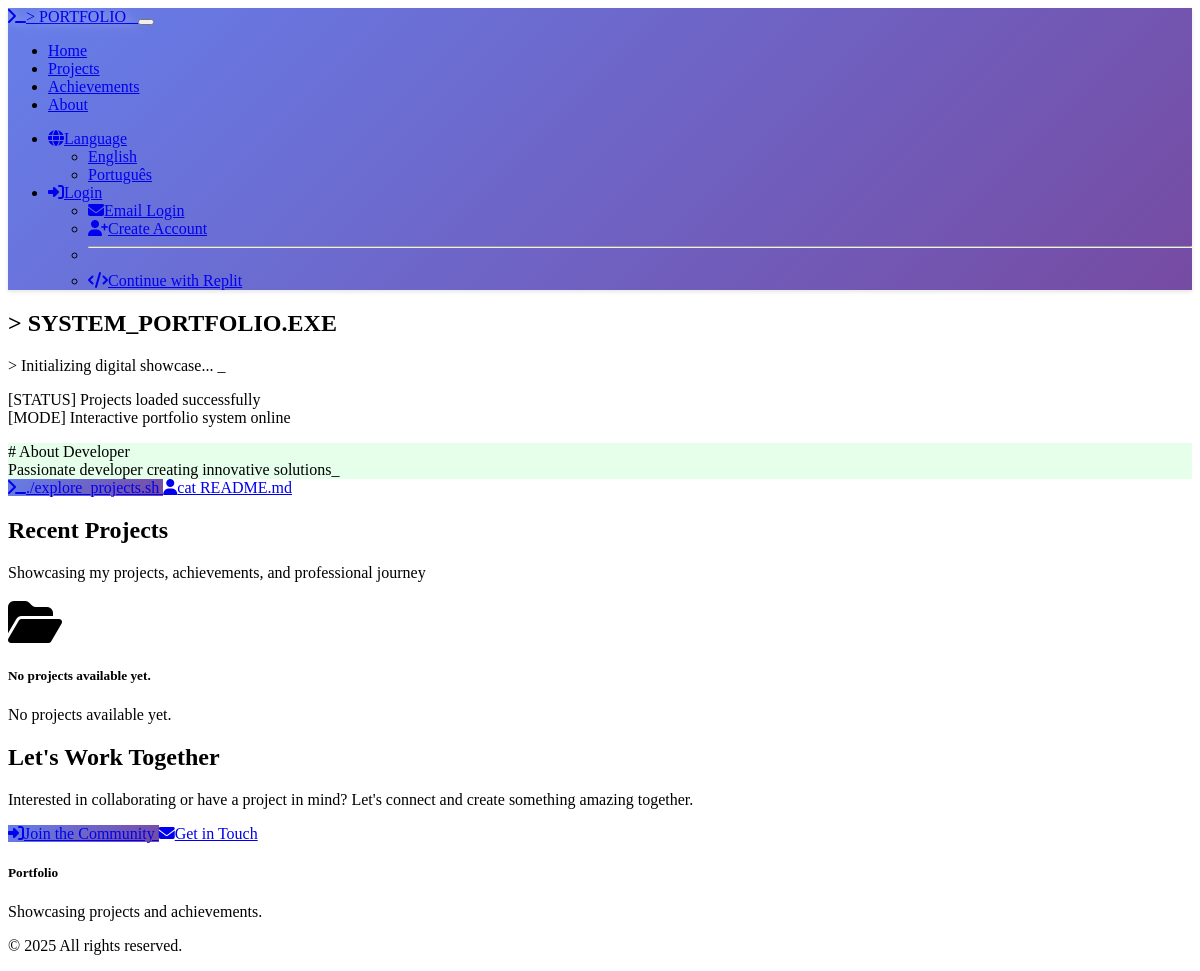
Before: / with the older database file.
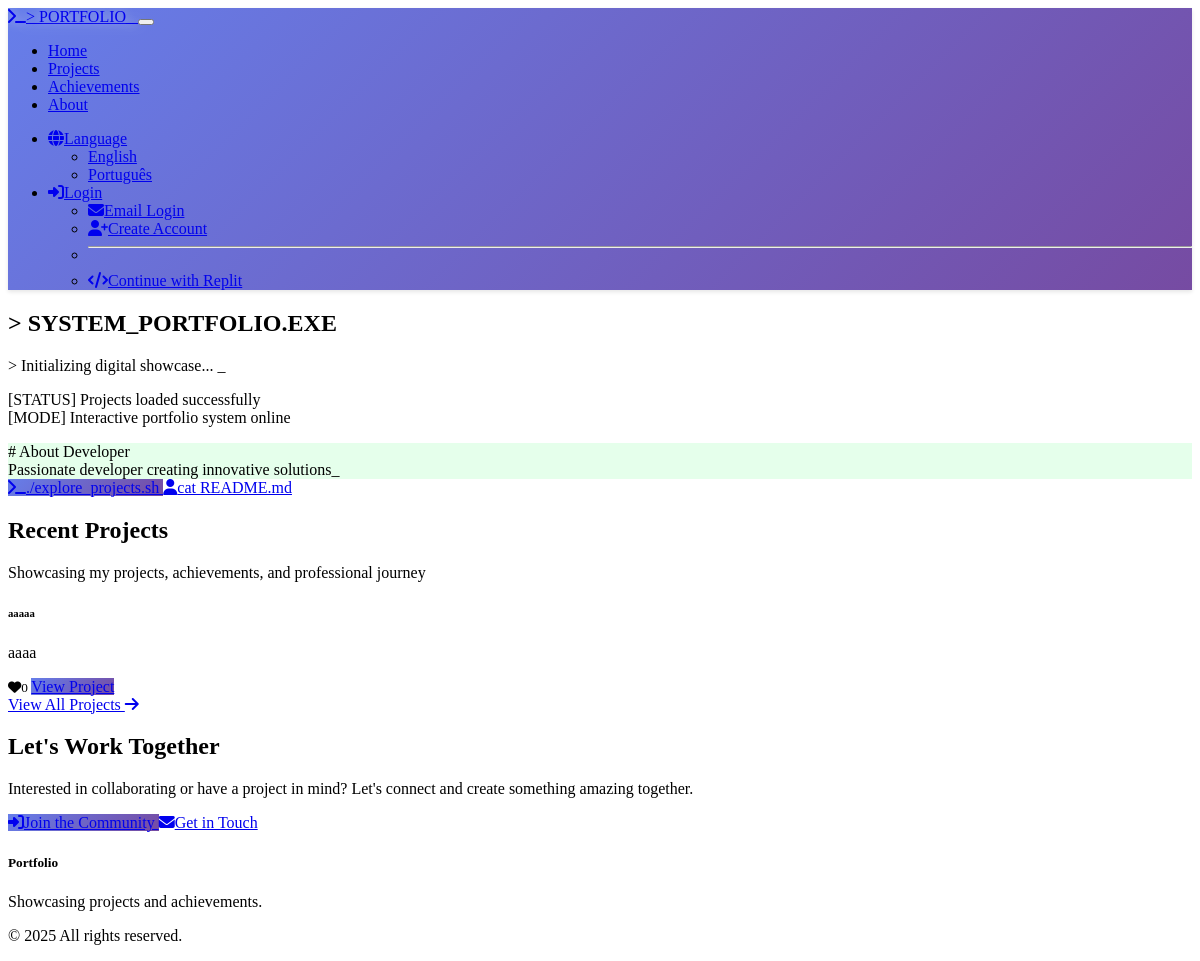
After: the same page with the newer database file.
### models.py (models this page shows, shortened)
class Project(db.Model):
    __tablename__ = 'projects'
    id = db.Column(db.Integer, primary_key=True)
    title = db.Column(db.String(200), nullable=False)
    description = db.Column(db.Text, nullable=False)
    content = db.Column(db.Text)  # Detailed content/overview
    image_url = db.Column(db.String(500))
    demo_url = db.Column(db.String(500))
    github_url = db.Column(db.String(500))
    technologies = db.Column(db.String(500))  # Comma-separated list
    is_published = db.Column(db.Boolean, default=False)
    is_featured = db.Column(db.Boolean, default=False)
    category_id = db.Column(db.Integer, db.ForeignKey('categories.id'))
    created_at = db.Column(db.DateTime, default=datetime.now)
    updated_at = db.Column(db.DateTime, default=datetime.now, onupdate=datetime.now)
    comments = db.relationship('Comment', backref='project', lazy='dynamic', cascade='all, delete-orphan')
    likes = db.relationship('Like', backref='project', lazy='dynamic', cascade='all, delete-orphan')
    @property
    def like_count(self):
        return self.likes.count()

### routes.py (the view)
@app.route('/')
def index():
    featured_projects = Project.query.filter_by(is_published=True, is_featured=True).limit(3).all()
    recent_projects = Project.query.filter_by(is_published=True).order_by(desc(Project.created_at)).limit(6).all()
    about_me = AboutMe.query.first()
    return render_template('index.html',
                         featured_projects=featured_projects,
                         recent_projects=recent_projects,
                         about_me=about_me)

### routes.py (called while the page is built)
@app.before_request
def make_session_permanent():
    session.permanent = True
    if 'language' not in session:
        session['language'] = 'en'

@app.context_processor
def inject_translations():
    def t(key):
        lang = session.get('language', 'en')
        return get_translation(key, lang)
    return dict(t=t, current_language=session.get('language', 'en'))

### translations.py (called while the page is built)
def get_translation(key, lang='en'):
    return translations.get(lang, {}).get(key, translations['en'].get(key, key))

### templates/index.html (shortened to what the changed rows need)
{% extends "base.html" %}
{% block content %}
<section class="hero-section text-center">
    <div class="container">
        <h1 class="display-4 fw-bold mb-4 tech-header glow-text">
            &gt; SYSTEM_PORTFOLIO.EXE
        </h1>
    </div>
</section>
<section class="py-5 bg-dark">
    <div class="container">
        <div class="row mb-4">
            <div class="col">
                <h2 class="h3 fw-bold text-light">{{ t('recent_projects') }}</h2>
            </div>
        </div>
        {% if recent_projects %}
            <div class="row g-4">
                {% for project in recent_projects %}
                <div class="col-lg-4 col-md-6">
                    <div class="card h-100 bg-secondary">
                        <div class="card-body d-flex flex-column">
                            <h6 class="card-title">{{ project.title }}</h6>
                            <p class="card-text small flex-grow-1">{{ project.description[:100] }}{% if project.description|length > 100 %}...{% endif %}</p>
                            <div class="d-flex justify-content-between align-items-center mt-auto">
                                <small class="text-muted">
                                    <i class="fas fa-heart me-1"></i>{{ project.like_count }}
                                </small>
                                <a href="{{ url_for('project_detail', id=project.id) }}" class="btn btn-primary btn-sm">
                                    {{ t('view_project') }}
                                </a>
                            </div>
                        </div>
                    </div>
                </div>
                {% endfor %}
            </div>
            <div class="text-center mt-4">
                <a href="{{ url_for('projects') }}" class="btn btn-outline-light">
                    {{ t('view_all_projects') }} <i class="fas fa-arrow-right ms-2"></i>
                </a>
            </div>
        {% else %}
            <div class="text-center py-5">
                <div class="text-muted">
                    <i class="fas fa-folder-open fa-3x mb-3 d-block"></i>
                    <h5>{{ t('no_projects') }}</h5>
                    <p>{{ t('no_projects') }}</p>
                </div>
            </div>
        {% endif %}
    </div>
</section>
<section class="py-5">
    <div class="container">
        <div class="row">
            <div class="col-lg-8 mx-auto text-center">
                <h2 class="h3 fw-bold mb-3">Let's Work Together</h2>
            </div>
        </div>
    </div>
</section>
{% endblock %}

Changed rows visible on the page:
now on this page (row edited): Project: title "aaaaa", description "aaaa", like_count "0", t "View Project"
Other visible differences:
{{ t('view_all_projects') }}: (not shown) → "View All Projects"
{{ t('no_projects') }}: "No projects available yet." → (not shown)
